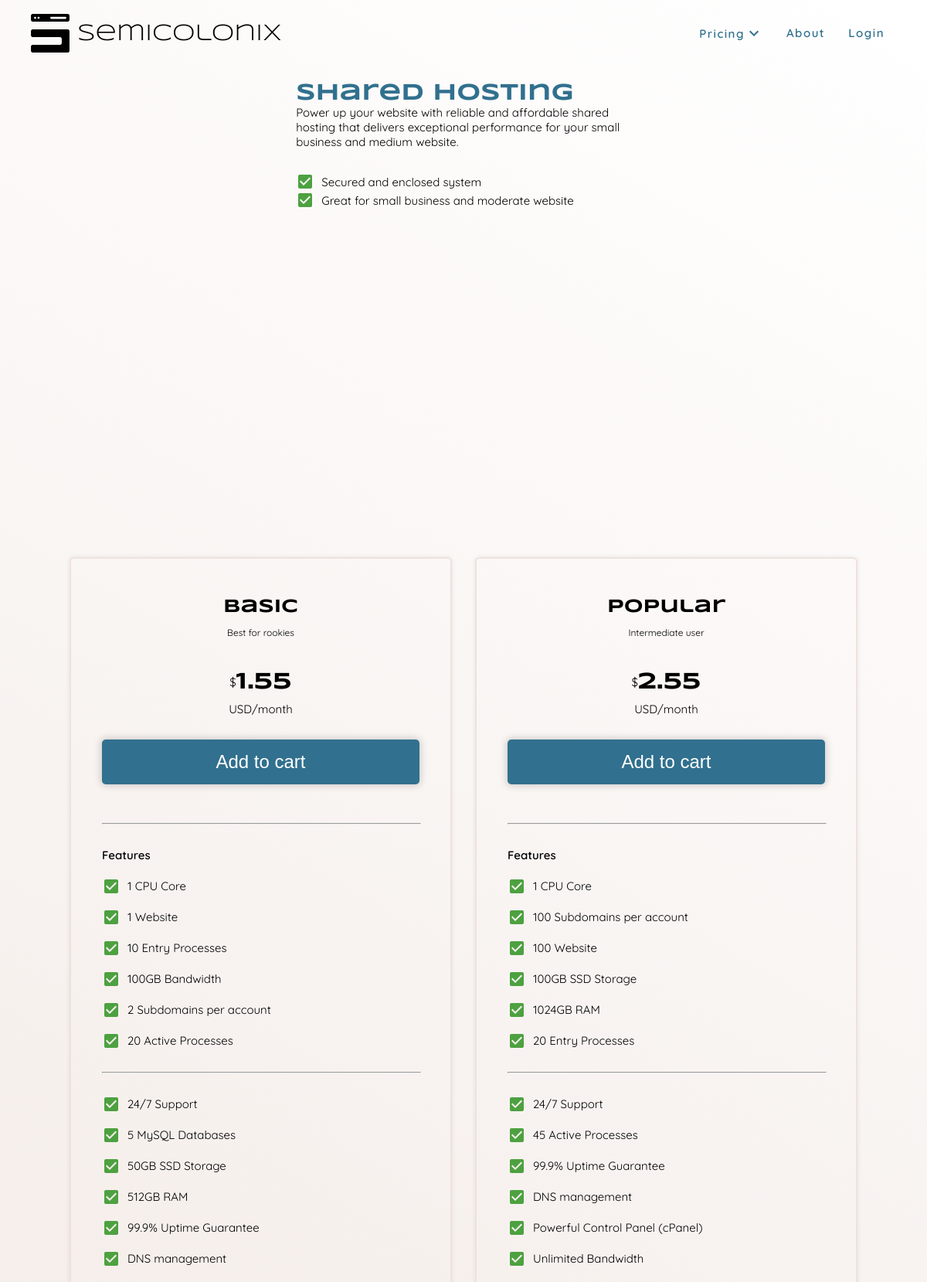
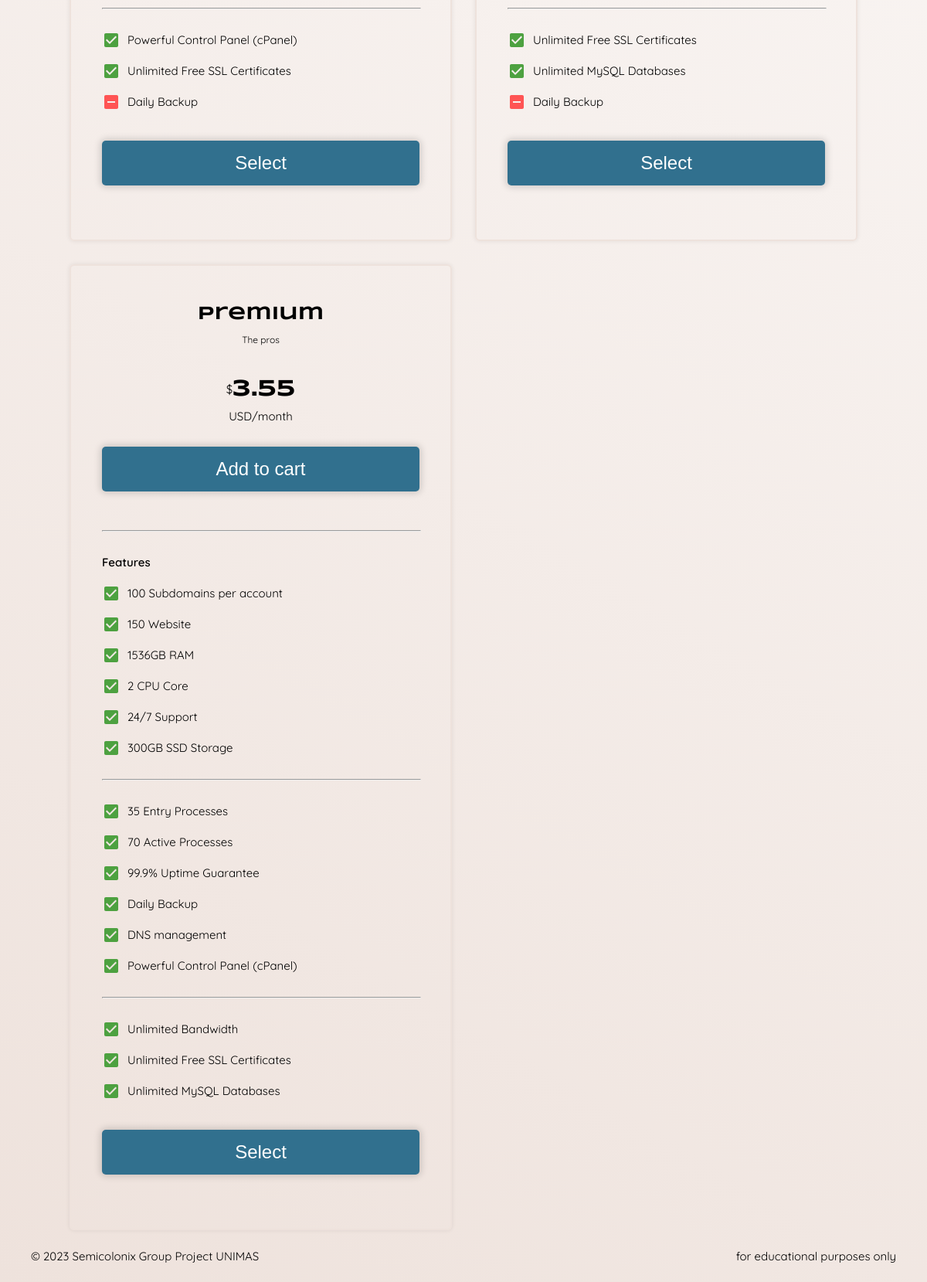
Page /pages/shared_hosting_pricing.php on the committed database (2 pictures, top to bottom).
### tables this page shows
CREATE TABLE `plan` (
  `plan_id` varchar(255) NOT NULL,
  `prod_id` varchar(255) NOT NULL,
  `plan_name` varchar(256) NOT NULL,
  `plan_desc` varchar(256) NOT NULL,
  `plan_price` float(5,2) NOT NULL,
  `plan_status` enum('ACTIVE','INACTIVE') NOT NULL
);

### handlers/get_all_plan.php (called while the page is built, shortened)
<?php
function getAllPlan(?String $planType = null)
{
    require($_SERVER['DOCUMENT_ROOT'] . "/config/conn.php");
    $allPlan = array();
    try {
        if ($planType == null) {
            $query = "SELECT * FROM plan ORDER BY plan_price ASC";
        } else {
            $query = "SELECT * FROM plan
            INNER JOIN product
            ON plan.prod_id = product.prod_id
            WHERE product.prod_name = '" . $planType . "'
            ORDER BY plan.plan_price ASC";
        }
        $result = mysqli_query($conn, $query);
        if ($result && mysqli_num_rows($result) > 0) {
            while ($row = mysqli_fetch_array($result)) {
                $plans = array();
                $plansIncludeFeature = array();
                $plansExcludeFeature = array();
                $plans['plan_id'] = $row['plan_id'];
                $plans['prod_id'] = $row['prod_id'];
                $plans['plan_name'] = $row['plan_name'];
                $plans['plan_desc'] = $row['plan_desc'];
                $plans['plan_price'] = $row['plan_price'];
                $plans['plan_status'] = $row['plan_status'];
                $query2 = "SELECT * FROM plandetail WHERE plan_id ='" . $row['plan_id'] . "' ORDER BY feature ASC";
                $result2 = mysqli_query($conn, $query2);
                if ($result2 && mysqli_num_rows($result2) > 0) {
                    while ($row2 = mysqli_fetch_array($result2)) {
                        if ($row2['status']) {
                            $plansIncludeFeature[] = $row2['feature'];
                        } else {
                            $plansExcludeFeature[] = $row2['feature'];
                        }
                    }
                    $plans['include_feature'] = $plansIncludeFeature;
                    $plans['exclude_feature'] = $plansExcludeFeature;
                } else {
                    throw new Exception("Error: Plan [" . $row['plan_id'] . "] detail not found");
                }
                $allPlan[] = $plans;
            }
            return json_encode($allPlan, true);
        } else {
            throw new Exception("Error: 0 plan found");
        }
    } catch (Exception $e) {
        mysqli_close($conn);
        return json_encode(['error' => $e->getMessage()], true);
    }
}

### pages/shared_hosting_pricing.php (the view, shortened to what this page needs)
<?php
require_once($_SERVER['DOCUMENT_ROOT'] . "/config/conn.php");
?>
<!DOCTYPE html>
<html lang="en">
<head>
    <link rel="stylesheet" href="/css/main.css">
    <link rel="stylesheet" href="/css/pricing.css">
</head>
<body>
    <?php
    require_once($_SERVER['DOCUMENT_ROOT'] . "/includes/nav.php");
    ?>
    <div class="main-pricing-container">
        <div class="title flex-row middle around">
            <div class="title-content">
                <h1 class="c1 text-title">Shared Hosting</h1>
                <p class="black text-normal font-w-400">Power up your website with reliable and affordable shared hosting that delivers exceptional performance for your small business and medium website.</p>
                <div class="black text-normal" style="margin-top:30px;">
                    <p class="flex-row middle"><span class='icon-tick'></span> Secured and enclosed system</p>
                    <p class="flex-row middle"><span class='icon-tick'></span> Great for small business and moderate website</p>
                </div>
            </div>
            <iframe id="image-cover" src="/assets/image/shared-hosting-server-icon.svg" title="cover"></iframe>
        </div>
        <div class="pricing-layout font-second">
            <?php
            require_once($_SERVER['DOCUMENT_ROOT'] . "/handlers/get_all_plan.php");
            $allPlans = json_decode(getAllPlan("Shared"), true);
            foreach ($allPlans as $plan) {
                echo "<div class='pricing-card'>";
                echo "<div class='flex-grow-1'>";
                echo "<h1 class='font-primary text-h1'>" . $plan['plan_name'] . "</h1>";
                echo "<span class='text-small'>" . $plan['plan_desc'] . "</span>";
                echo "<div class='flex-row middle center' style='margin-top:30px;'>";
                echo "<span class='text-normal'>$</span>";
                echo "<h1 class='text-title font-w-600'>" . $plan['plan_price'] . "</h1>";
                echo "</div>";
                echo "<span>USD/month</span>";
                echo "<button class='text-h1' type='submit' id='addToCartBtn' data-plan-id='" . $plan['plan_id'] . "'>Add to cart</button>";
                echo "<hr style='width: 100%; margin: 20px 0;'>";
                echo "<div class='pricing-feature-line'>";
                echo "<p class='font-w-600'>Features</p>";
                echo "</div>";
                $counter = 0;
                foreach ($plan['include_feature'] as $feature) {
                    $counter++;
                    echo "<div class='pricing-feature-line'>";
                    echo "<span class='icon-tick'></span>";
                    echo "<p>" . $feature . "</p>";
                    echo "</div>";
                    if ($counter % 6 == 0) {
                        echo "<hr style='width: 100%; margin: 20px 0;'>";
                    }
                }
                foreach ($plan['exclude_feature'] as $feature) {
                    echo "<div class='pricing-feature-line'>";
                    echo "<span class='icon-cross'></span>";
                    echo "<p>" . $feature . "</p>";
                    echo "</div>";
                }
                echo "</div>";
                echo "<button class='text-h1' type='submit' id='addToCartBtn' data-plan-id='" . $plan['plan_id'] . "'>Select</button>";
                echo "</div>";
            }
            ?>
        </div>
    </div>
    <?php
    require_once($_SERVER['DOCUMENT_ROOT'] . "/includes/footer.php");
    ?>
</body>
</html>

### css/main.css (style rules this page uses)
:root { --color-black: #000000; --color-white: #ffffff; --color-green: #008000; --color-red: #ff0000; --color-orange: #ff6f00; --color-c1: #31708e; --color-c2: #88bdbc; --color-c3: #eee2dc; --color-c4: #b1a296; --rgb-black: 0, 0, 0; --rgb-white: 255, 255, 255; --rgb-red: 255, 0, 0; --rgb-orange: 255, 111, 0; --rgb-c1: 49, 112, 142; --rgb-c2: 136, 189, 188; --rgb-c3: 238, 226, 220; --rgb-c4: 177, 162, 150; --font-primary: "Syncopate", sans-serif; --font-second: "Quicksand", sans-serif; --font-size-title: 30px; --font-size-h1: 24px; --font-size-normal: 15px; --font-size-small: 12px; font-family: var(--font-primary); }
html, body { height: 100%; width: 100%; background-image: linear-gradient(210deg, var(--color-white), var(--color-c3)); background-repeat: no-repeat; background-attachment: fixed; scroll-behavior: smooth; }
body { display: flex; flex-direction: column; }
h1 { font-size: var(--font-size-h1); }
h1, h2, h3, h4, h5, strong { margin: 0; font-weight: 600; font-family: var(--font-primary); }
a, p, body, html, div, iframe, img { margin: 0; border: 0; font-size: var(--font-size-normal); text-decoration: none; }
span { margin: 0; border: 0; font-size: inherit; }
a, div, p { display: block; font-family: var(--font-second); }
.font-primary { font-family: var(--font-primary); }
.font-second { font-family: var(--font-second); }
.font-w-400 { font-weight: 400; }
.font-w-600 { font-weight: 600; }
.black { --color-current: var(--color-black); color: var(--color-current); }
.c1 { --color-current: var(--color-c1); color: var(--color-current); }
.text-title { font-size: var(--font-size-title); }
.text-h1 { font-size: var(--font-size-h1); }
.text-normal { font-size: var(--font-size-normal); }
.text-small { font-size: var(--font-size-small); }
.flex-grow-1 { flex-grow: 1; }
.flex-row { display: flex; flex-direction: row; flex-wrap: wrap; }
.around { justify-content: space-around; }
.center { display: flex; justify-content: center; }
.middle { display: flex; align-items: center; }
.title { display: flex; flex-direction: row; width: 85%; align-items: center; justify-content: around; align-self: center; }
.title-content { width: 50%; }
#image-cover { height: 450px; width: 450px; }

### css/pricing.css (style rules this page uses)
.main-pricing-container { display: flex; flex-direction: column; flex-grow: 1; padding: 105px 0 0 0; width: 85%; max-width: 85%; box-sizing: border-box; align-self: center; }
.pricing-layout { display: grid; grid-template-columns: repeat(auto-fill, minmax(400px, 1fr)); gap: 30px; text-align: center; width: 100%; max-width: 100%; }
.pricing-card { display: flex; flex-direction: column; padding: 40px; border-radius: 6px; border: 2px solid var(--color-c3); box-shadow: 0 0 5px 1px rgba(var(--rgb-black), 0.06); transition: all 0.6s ease; }
.pricing-card h1 { margin: 10px 0; }
.pricing-feature-line { display: flex; flex-direction: row; width: 100%; line-height: 40px; justify-content: flex-start; }
.pricing-card button[type="submit"] { width: 100%; padding: 15px 0; margin: 30px 0; border-radius: 5px; border: 0; text-align: center; background-color: var(--color-c1); color: var(--color-white); box-shadow: 0 0 10px 2px #0000002a; }

### rows in the picture
plan: plan_name "Basic", plan_desc "Best for rookies", plan_price "1.55", feature "1 CPU Core", feature "1 Website", feature "10 Entry Processes", feature "100GB Bandwidth", feature "2 Subdomains per account", feature "20 Active Processes", feature "24/7 Support", feature "5 MySQL Databases", feature "50GB SSD Storage", feature "512GB RAM", feature "99.9% Uptime Guarantee", feature "DNS management", feature "Powerful Control Panel (cPanel)", feature "Unlimited Free SSL Certificates", feature "Daily Backup"
plan: plan_name "Popular", plan_desc "Intermediate user", plan_price "2.55", feature "1 CPU Core", feature "100 Subdomains per account", feature "100 Website", feature "100GB SSD Storage", feature "1024GB RAM", feature "20 Entry Processes", feature "24/7 Support", feature "45 Active Processes", feature "99.9% Uptime Guarantee", feature "DNS management", feature "Powerful Control Panel (cPanel)", feature "Unlimited Bandwidth", feature "Unlimited Free SSL Certificates", feature "Unlimited MySQL Databases", feature "Daily Backup"
plan: plan_name "Premium", plan_desc "The pros", plan_price "3.55", feature "100 Subdomains per account", feature "150 Website", feature "1536GB RAM", feature "2 CPU Core", feature "24/7 Support", feature "300GB SSD Storage", feature "35 Entry Processes", feature "70 Active Processes", feature "99.9% Uptime Guarantee", feature "Daily Backup", feature "DNS management", feature "Powerful Control Panel (cPanel)", feature "Unlimited Bandwidth", feature "Unlimited Free SSL Certificates", feature "Unlimited MySQL Databases"
